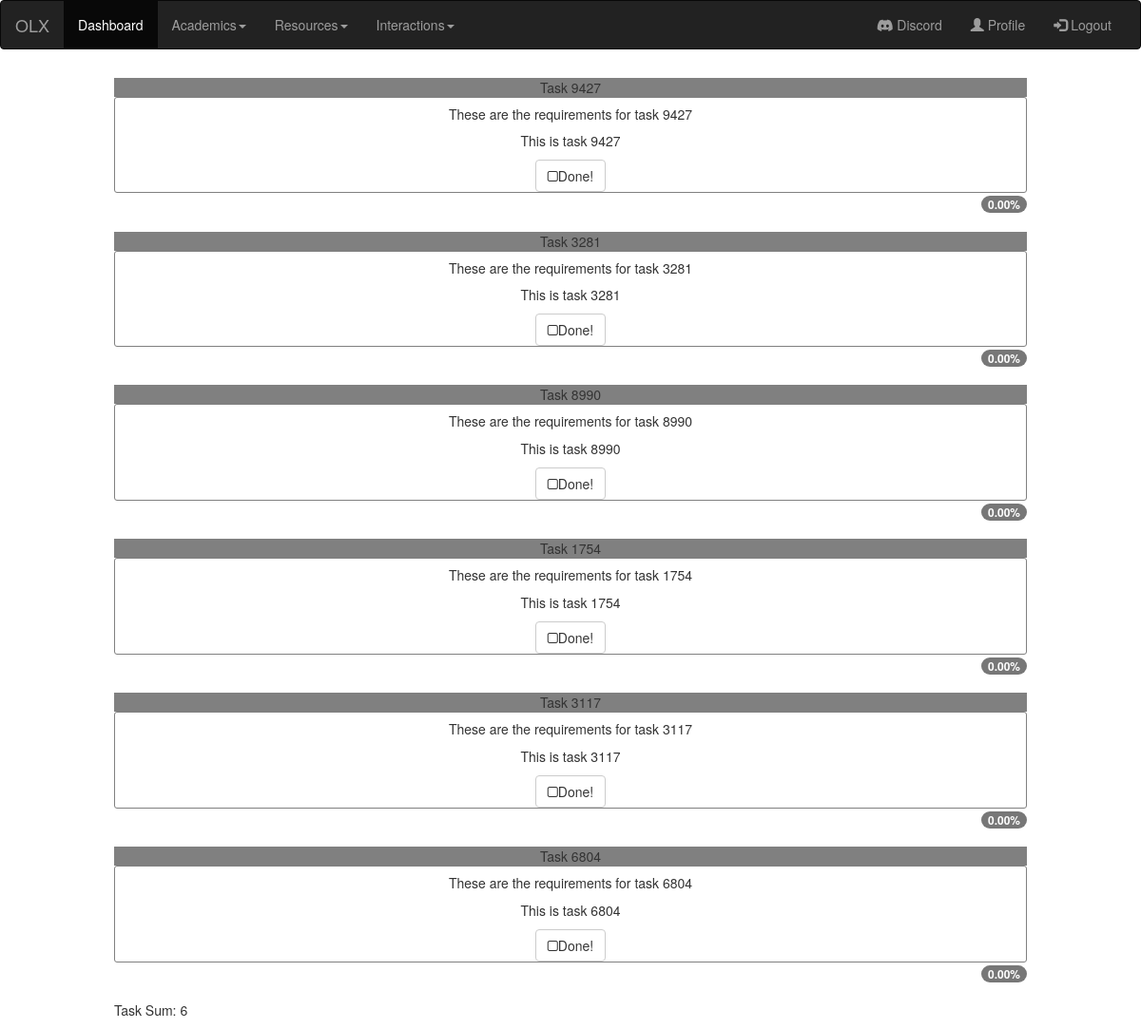
The page /tasks/1 (signed in) on the database its author committed.
### app/models.py (models this page shows, shortened)
class Tasks(models.Model):
    project = models.ForeignKey(Project, default=None, on_delete=models.PROTECT)
    task_id = models.IntegerField()
    task_name = models.CharField(max_length=100)
    task_content = models.TextField(max_length=5000)
    task_requirements = models.TextField(max_length=1000)

### app/views.py (the view)
# urls.py: path('tasks/<int:project_ID>', views.tasks, name='tasks'),
@login_required
def tasks(request, project_ID):
    s_project = Project.objects.get(project_id = project_ID)
    my_tasks = Tasks.objects.filter(project = s_project) # Fetch tasks
    number = my_tasks.count() # Number of tasks
    context = {
        'tasks': my_tasks,
        'n': number
    }
    return render(request, 'tasks.html', context=context)

### app/templates/tasks.html (shortened to what this page needs)
{% include 'sidepane.html' %}
{% block content %}
<div class="d-grid gap-3">
    {% for task in tasks %}
    <div class="p-2 border">
        <div class="card  text-center">
            <div class="card-header">
                {{ task.task_name }}
            </div>
            <div class="card-body">
                <h5 class="card-title">{{ task.task_requirements }}</h5>
                <p class="card-text">{{ task.task_content }}</p>
                <button href="#" class="btn btn-default but" onclick="uncheck(this)"><i class='fa fa-square-o'></i>Done!</button>
            </div>
            <div class="card-footer text-muted text-right">
                <span class="badge bg-secondary">0.00%</span>
            </div>
        </div>
    </div>
    {% endfor %}
    <div class="p-2 bg-light border">Task Sum: {{n}}</div>
</div>
{% endblock %}

### app/templates/tasks.html (style rules this page uses)
.d-grid { padding-left: 10%; padding-right: 10%; }
.p-2 { padding-top: 1%; padding-bottom: 1%; }
.card-header { background-color: gray; }
.card-body { border-width: 1px; border-style: solid; border-color: gray; border-radius: 3px; }

### rows shown on the page
Tasks: task_name "Task 9427", task_requirements "These are the requirements for task 9427", task_content "This is task 9427"
Tasks: task_name "Task 3281", task_requirements "These are the requirements for task 3281", task_content "This is task 3281"
Tasks: task_name "Task 8990", task_requirements "These are the requirements for task 8990", task_content "This is task 8990"
Tasks: task_name "Task 1754", task_requirements "These are the requirements for task 1754", task_content "This is task 1754"
Tasks: task_name "Task 3117", task_requirements "These are the requirements for task 3117", task_content "This is task 3117"
Tasks: task_name "Task 6804", task_requirements "These are the requirements for task 6804", task_content "This is task 6804"

### other values the page prints
{{ n }} "6"
